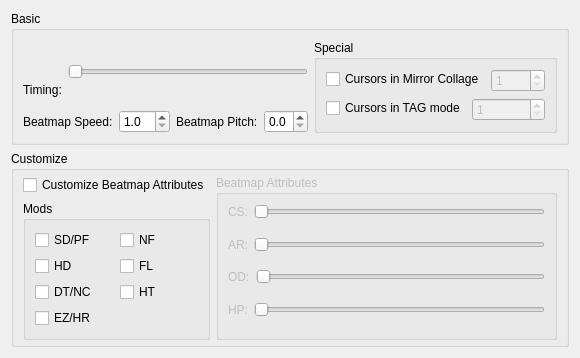
            <widget class="QWidget" name="beatmapSettings">
             <attribute name="title">
              <string>Beatmap</string>
             </attribute>
             <layout class="QVBoxLayout" name="verticalLayout_5">
              <item>
               <widget class="QGroupBox" name="beatmapBasicGroupBox">
                <property name="title">
                 <string>Basic</string>
                </property>
                <layout class="QGridLayout" name="gridLayout_31">
                 <item row="0" column="0">
                  <layout class="QGridLayout" name="beatmapBasicGridLayout">
                   <item row="0" column="0">
                    <layout class="QGridLayout" name="timingRangeGridLayout" rowstretch="1,1">
                     <item row="1" column="0">
                      <widget class="QLabel" name="timingRangeLabel">
                       <property name="text">
                        <string>Timing:</string>
                       </property>
                      </widget>
                     </item>
                     <item row="0" column="1" rowspan="2">
                      <widget class="QLabeledRangeSlider" name="timingRangeSlider">
                       <property name="orientation">
                        <enum>Qt::Horizontal</enum>
                       </property>
                      </widget>
                     </item>
                    </layout>
                   </item>
                   <item row="1" column="0">
                    <layout class="QHBoxLayout" name="beatmapSpeedPitchHorizontalLayout">
                     <item>
                      <layout class="QFormLayout" name="beatmapSpeedFormLayout">
                       <item row="0" column="0">
                        <widget class="QLabel" name="beatmapSpeedLabel">
                         <property name="text">
                          <string>Beatmap Speed:</string>
                         </property>
                        </widget>
                       </item>
                       <item row="0" column="1">
                        <widget class="QDoubleSpinBox" name="beatmapSpeedDoubleSpinBox">
                         <property name="decimals">
                          <number>1</number>
                         </property>
                         <property name="minimum">
                          <double>1.000000000000000</double>
                         </property>
                         <property name="maximum">
                          <double>10.000000000000000</double>
                         </property>
                         <property name="singleStep">
                          <double>0.100000000000000</double>
                         </property>
                        </widget>
                       </item>
                      </layout>
                     </item>
                     <item>
                      <layout class="QFormLayout" name="beatmapPitchFormLayout">
                       <item row="0" column="1">
                        <widget class="QDoubleSpinBox" name="beatmapPitchDoubleSpinBox">
                         <property name="toolTip">
                          <string>If you set beatmap pitch less than 1, it may be fun.</string>
                         </property>
                         <property name="decimals">
                          <number>1</number>
                         </property>
                         <property name="minimum">
                          <double>0.000000000000000</double>
                         </property>
                         <property name="maximum">
                          <double>5.900000000000000</double>
                         </property>
                         <property name="singleStep">
                          <double>0.100000000000000</double>
                         </property>
                         <property name="stepType">
                          <enum>QAbstractSpinBox::DefaultStepType</enum>
                         </property>
                        </widget>
                       </item>
                       <item row="0" column="0">
                        <widget class="QLabel" name="beatmapPitchLabel">
                         <property name="text">
                          <string>Beatmap Pitch:</string>
                         </property>
                        </widget>
                       </item>
                      </layout>
                     </item>
                    </layout>
                   </item>
                  </layout>
                 </item>
                 <item row="0" column="1">
                  <widget class="QGroupBox" name="specialGroupBox">
                   <property name="title">
                    <string>Special</string>
                   </property>
                   <layout class="QGridLayout" name="gridLayout_30">
                    <item row="0" column="0">
                     <layout class="QFormLayout" name="cursorsInMirrorCollageFormLayout">
                      <item row="0" column="0">
                       <widget class="QCheckBox" name="cursorsInMirrorCollageCheckBox">
                        <property name="text">
                         <string>Cursors in Mirror Collage</string>
                        </property>
                       </widget>
                      </item>
                      <item row="0" column="1">
                       <widget class="QSpinBox" name="cursorsInMirrorCollageSpinBox">
                        <property name="enabled">
                         <bool>false</bool>
                        </property>
                        <property name="minimum">
                         <number>1</number>
                        </property>
                        <property name="maximum">
                         <number>1000</number>
                        </property>
                       </widget>
                      </item>
                     </layout>
                    </item>
                    <item row="1" column="0">
                     <layout class="QFormLayout" name="cursorsInTagModeFormLayout">
                      <item row="0" column="0">
                       <widget class="QCheckBox" name="cursorsInTagModeCheckBox">
                        <property name="text">
                         <string>Cursors in TAG mode</string>
                        </property>
                       </widget>
                      </item>
                      <item row="0" column="1">
                       <widget class="QSpinBox" name="cursorsInTagModeSpinBox">
                        <property name="enabled">
                         <bool>false</bool>
                        </property>
                        <property name="minimum">
                         <number>1</number>
                        </property>
                       </widget>
                      </item>
                     </layout>
                    </item>
                   </layout>
                  </widget>
                 </item>
                </layout>
               </widget>
              </item>
              <item>
               <widget class="QGroupBox" name="beatmapCustomizeGroupBox">
                <property name="title">
                 <string>Customize</string>
                </property>
                <layout class="QGridLayout" name="gridLayout_27">
                 <property name="topMargin">
                  <number>4</number>
                 </property>
                 <property name="bottomMargin">
                  <number>4</number>
                 </property>
                 <property name="spacing">
                  <number>6</number>
                 </property>
                 <item row="0" column="0">
                  <layout class="QGridLayout" name="beatmapCustomizeGridLayout">
                   <item row="0" column="0">
                    <widget class="QCheckBox" name="customizeBeatmapAttributesCheckBox">
                     <property name="text">
                      <string>Customize Beatmap Attributes</string>
                     </property>
                    </widget>
                   </item>
                   <item row="0" column="1" rowspan="2">
                    <widget class="QGroupBox" name="beatmapAttributesGroupBox">
                     <property name="enabled">
                      <bool>false</bool>
                     </property>
                     <property name="title">
                      <string>Beatmap Attributes</string>
                     </property>
                     <layout class="QVBoxLayout" name="verticalLayout_4">
                      <item>
                       <layout class="QVBoxLayout" name="beatmapAttributesVerticalLayout">
                        <item>
                         <layout class="QFormLayout" name="CSFormLayout">
                          <item row="0" column="0">
                           <widget class="QLabel" name="CSLabel">
                            <property name="text">
                             <string>CS:</string>
                            </property>
                           </widget>
                          </item>
                          <item row="0" column="1">
                           <widget class="QLabeledDoubleSlider" name="CSHorizontalSlider">
                            <property name="maximum">
                             <number>12</number>
                            </property>
                            <property name="orientation">
                             <enum>Qt::Horizontal</enum>
                            </property>
                           </widget>
                          </item>
                         </layout>
                        </item>
                        <item>
                         <layout class="QFormLayout" name="ARFormLayout">
                          <item row="0" column="0">
                           <widget class="QLabel" name="ARLabel">
                            <property name="text">
                             <string>AR:</string>
                            </property>
                           </widget>
                          </item>
                          <item row="0" column="1">
                           <widget class="QLabeledDoubleSlider" name="ARHorizontalSlider">
                            <property name="maximum">
                             <number>12</number>
                            </property>
                            <property name="orientation">
                             <enum>Qt::Horizontal</enum>
                            </property>
                           </widget>
                          </item>
                         </layout>
                        </item>
                        <item>
                         <layout class="QFormLayout" name="ODFormLayout">
                          <item row="0" column="0">
                           <widget class="QLabel" name="ODLabel">
                            <property name="text">
                             <string>OD:</string>
                            </property>
                           </widget>
                          </item>
                          <item row="0" column="1">
                           <widget class="QLabeledDoubleSlider" name="ODHorizontalSlider">
                            <property name="maximum">
                             <number>12</number>
                            </property>
                            <property name="orientation">
                             <enum>Qt::Horizontal</enum>
                            </property>
                           </widget>
                          </item>
                         </layout>
                        </item>
                        <item>
                         <layout class="QFormLayout" name="HPFormLayout">
                          <item row="0" column="0">
                           <widget class="QLabel" name="HPLabel">
                            <property name="text">
                             <string>HP:</string>
                            </property>
                           </widget>
                          </item>
                          <item row="0" column="1">
                           <widget class="QLabeledDoubleSlider" name="HPHorizontalSlider">
                            <property name="maximum">
                             <number>12</number>
                            </property>
                            <property name="orientation">
                             <enum>Qt::Horizontal</enum>
                            </property>
                           </widget>
                          </item>
                         </layout>
                        </item>
                       </layout>
                      </item>
                     </layout>
                    </widget>
                   </item>
                   <item row="1" column="0">
                    <widget class="QGroupBox" name="beatmapModsGroupBox">
                     <property name="toolTip">
                      <string>Displays the map with given mods. This is ignored in replay mode!</string>
                     </property>
                     <property name="title">
                      <string>Mods</string>
                     </property>
                     <layout class="QGridLayout" name="gridLayout_29">
                      <item row="0" column="0">
                       <layout class="QGridLayout" name="beatmapModsGridLayout">
                        <item row="0" column="0">
                         <widget class="QCheckBox" name="SDPFCheckBox">
                          <property name="text">
                           <string notr="true">SD/PF</string>
                          </property>
                          <property name="checked">
                           <bool>false</bool>
                          </property>
                          <property name="tristate">
                           <bool>true</bool>
                          </property>
                         </widget>
                        </item>
                        <item row="0" column="1">
                         <widget class="QCheckBox" name="NFCheckBox">
                          <property name="text">
                           <string notr="true">NF</string>
                          </property>
                          <property name="checked">
                           <bool>false</bool>
                          </property>
                          <property name="tristate">
                           <bool>false</bool>
                          </property>
                         </widget>
                        </item>
                        <item row="1" column="0">
                         <widget class="QCheckBox" name="HDCheckBox">
                          <property name="text">
                           <string notr="true">HD</string>
                          </property>
                          <property name="checked">
                           <bool>false</bool>
                          </property>
                          <property name="tristate">
                           <bool>false</bool>
                          </property>
                         </widget>
                        </item>
                        <item row="1" column="1">
                         <widget class="QCheckBox" name="FLCheckBox">
                          <property name="text">
                           <string notr="true">FL</string>
                          </property>
                          <property name="checked">
                           <bool>false</bool>
                          </property>
                          <property name="tristate">
                           <bool>false</bool>
                          </property>
                         </widget>
                        </item>
                        <item row="2" column="0">
                         <widget class="QCheckBox" name="DTNCCheckBox">
                          <property name="text">
                           <string notr="true">DT/NC</string>
                          </property>
                          <property name="checked">
                           <bool>false</bool>
                          </property>
                          <property name="tristate">
                           <bool>true</bool>
                          </property>
                         </widget>
                        </item>
                        <item row="2" column="1">
                         <widget class="QCheckBox" name="HTCheckBox">
                          <property name="text">
                           <string notr="true">HT</string>
                          </property>
                          <property name="checked">
                           <bool>false</bool>
                          </property>
                          <property name="tristate">
                           <bool>false</bool>
                          </property>
                         </widget>
                        </item>
                        <item row="3" column="0">
                         <widget class="QCheckBox" name="EZHRCheckBox">
                          <property name="text">
                           <string notr="true">EZ/HR</string>
                          </property>
                          <property name="checked">
                           <bool>false</bool>
                          </property>
                          <property name="tristate">
                           <bool>true</bool>
                          </property>
                         </widget>
                        </item>
                       </layout>
                      </item>
                     </layout>
                    </widget>
                   </item>
                  </layout>
                 </item>
                </layout>
               </widget>
              </item>
             </layout>
            </widget>
